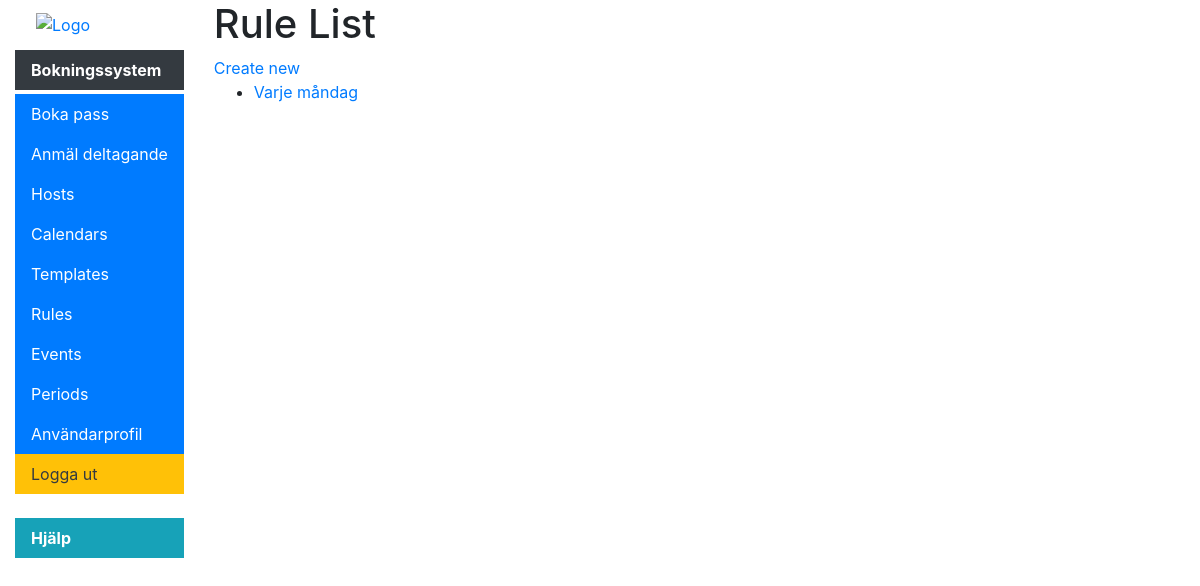
The app's page /scheduler/rules (signed in), older data.
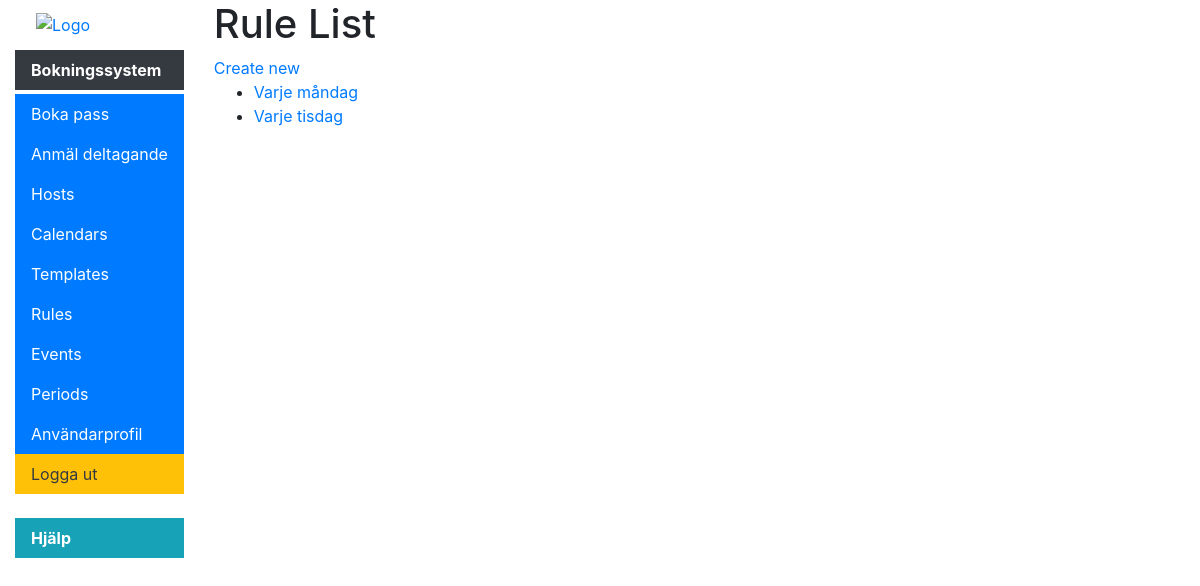
The same page, newer data.
### scheduler/models.py (models this page shows, shortened)
class SchedulingRule(models.Model):
    freqs = (
        ("YEARLY", "Yearly"),
         ("MONTHLY", "Monthly"),
         ("WEEKLY", "Weekly"),
         ("DAILY", "Daily"),
    )
    _week_days = {
        'MO': MO,
        'TU': TU,
        'WE': WE,
        'TH': TH,
        'FR': FR,
        'SA': SA,
        'SU': SU
    }
    name = models.CharField(max_length=50)
    description = models.TextField()
    frequency = models.CharField("frequency", choices=freqs, max_length=10)
    params = models.TextField("params", blank=True)
    def get_absolute_url(self):
        return reverse('rule-detail', args=[str(self.id)])

### scheduler/views.py (the view)
# urls.py: path('rules', views.SchedulingRuleListView.as_view(), name='rules'),
class SchedulingRuleListView(UserIsStaffMixin, generic.ListView):
    model = SchedulingRule

### scheduler/context_processors.py (called while the page is built)
def extra_menu_processor(request):
    extra = {}
    if hasattr(settings, "MENU_TITLE"):
    	extra['menu_title'] = settings.MENU_TITLE
    if hasattr(settings, "LOGO_PATH"):
        extra['logo_path'] = settings.LOGO_PATH
    if hasattr(settings, "MENU_EXTRA"):
        extra['menu_extra'] = settings.MENU_EXTRA
    return extra

### scheduler/views.py (called while the page is built)
    def test_func(self):
        return self.request.user.is_staff

### scheduler/templates/scheduler/schedulingrule_list.html (shortened to what this page needs)
{% extends "base_generic.html" %}
{% block content %}
    <h1>Rule List</h1>
    <a href="{% url 'rule-create' %}">Create new</a>
    {% if schedulingrule_list %}
    <ul>
      {% for rule in schedulingrule_list %}
      <li>
        <a href="{{ rule.get_absolute_url }}">{{ rule.name }}</a>
      </li>
      {% endfor %}
    </ul>
    {% else %}
      <p>No rules have been created.</p>
    {% endif %}
{% endblock %}

Row changes from the older to the newer data that the page shows:
added SchedulingRule: name "Varje tisdag"
